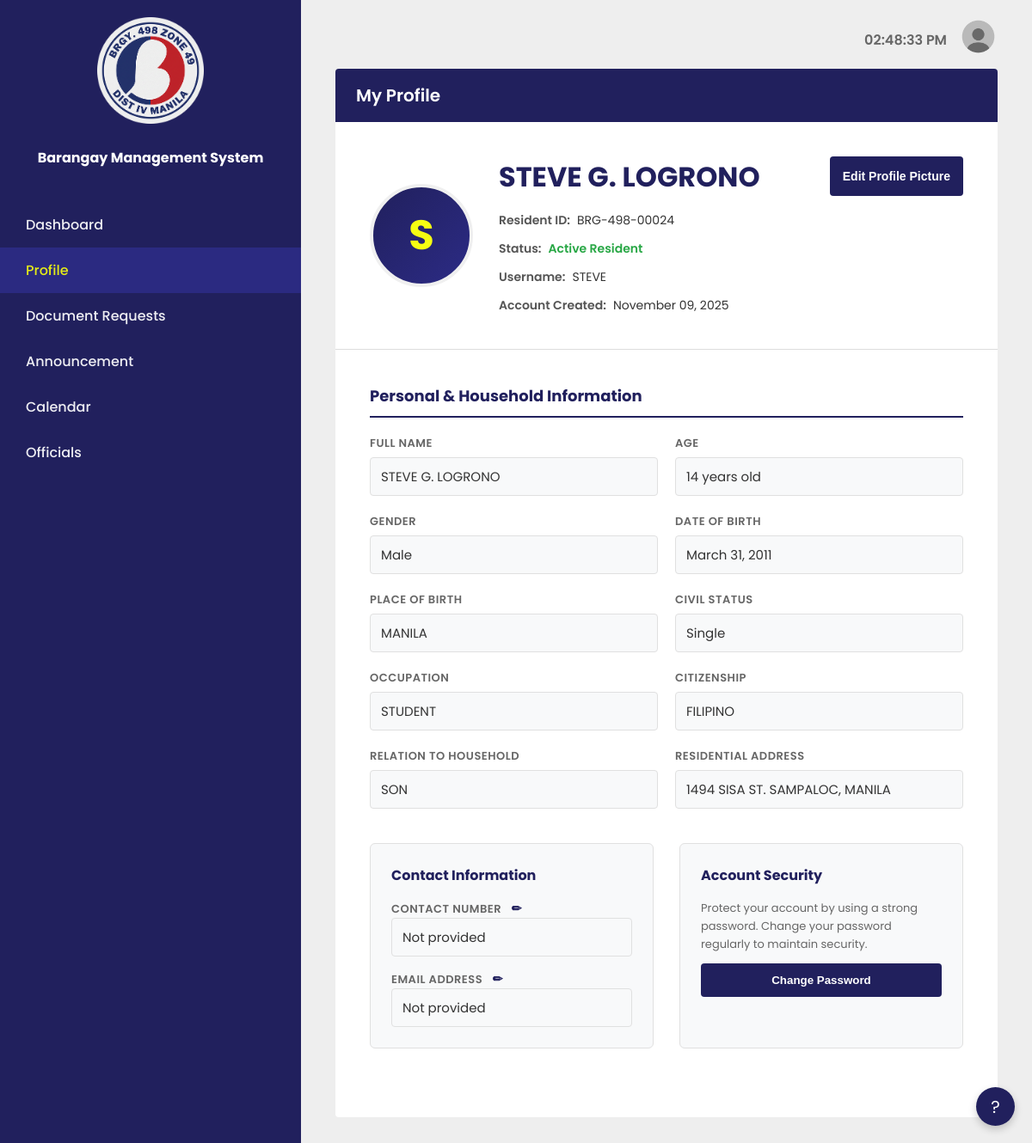
Page /user-profile/user-profile.php (signed in) on the committed database.
### tables this page shows
CREATE TABLE `userprofile498` (
  `profile_id` int(11) NOT NULL,
  `user_id` int(11) NOT NULL,
  `first_name` varchar(100) NOT NULL,
  `profile_photo` varchar(255) DEFAULT NULL,
  `full_name` varchar(255) NOT NULL,
  `address` varchar(255) NOT NULL,
  `date_of_birth` date NOT NULL,
  `place_of_birth` varchar(255) NOT NULL,
  `sex` enum('M','F') NOT NULL,
  `civil_status` varchar(50) NOT NULL,
  `occupation` varchar(100) NOT NULL,
  `citizenship` varchar(50) NOT NULL,
  `relation_to_household` varchar(100) NOT NULL,
  `contact_number` varchar(20) DEFAULT NULL,
  `email` varchar(100) DEFAULT NULL,
  `created_at` timestamp NOT NULL DEFAULT current_timestamp(),
  `updated_at` timestamp NOT NULL DEFAULT current_timestamp() ON UPDATE current_timestamp()
);

CREATE TABLE `usercreds` (
  `user_id` int(11) NOT NULL,
  `username` varchar(100) NOT NULL,
  `password` varchar(255) NOT NULL,
  `full_name` varchar(255) NOT NULL,
  `address` varchar(255) NOT NULL,
  `date_of_birth` date NOT NULL,
  `place_of_birth` varchar(255) NOT NULL,
  `sex` enum('M','F') NOT NULL,
  `civil_status` varchar(50) NOT NULL,
  `occupation` varchar(100) NOT NULL,
  `citizenship` varchar(50) NOT NULL,
  `relation_to_household` varchar(100) NOT NULL,
  `contact_number` varchar(20) DEFAULT NULL,
  `email` varchar(100) DEFAULT NULL,
  `account_type` enum('admin','resident') DEFAULT 'resident',
  `status` enum('active','inactive') DEFAULT 'active',
  `last_login` timestamp NULL DEFAULT NULL,
  `created_at` timestamp NOT NULL DEFAULT current_timestamp(),
  `updated_at` timestamp NOT NULL DEFAULT current_timestamp() ON UPDATE current_timestamp(),
  `password_changed_at` timestamp NULL DEFAULT NULL,
  `is_default_password` tinyint(1) DEFAULT 1,
  `password_change_required` tinyint(1) DEFAULT 0,
  `last_password_change` timestamp NULL DEFAULT NULL
);

### user-profile/user-profile.php (the view, shortened to what this page needs)
<?php
$servername = "localhost";
$username = "root";
$password = "";
$dbname = "498portal";
$conn = new mysqli($servername, $username, $password, $dbname);
$conn->set_charset("utf8mb4");
$user_id = $_SESSION['user_id'] ?? 0;
$stmt = $conn->prepare("
    SELECT
        uc.user_id, uc.username, uc.full_name, uc.address,
        uc.date_of_birth, uc.place_of_birth, uc.sex, uc.civil_status,
        uc.occupation, uc.citizenship, uc.relation_to_household,
        uc.contact_number as creds_contact,
        uc.email as creds_email,
        uc.status, uc.created_at,
        up.first_name, up.profile_id, up.profile_photo,
        up.contact_number as profile_contact,
        up.email as profile_email
    FROM usercreds uc
    LEFT JOIN userprofile498 up ON uc.user_id = up.user_id
    WHERE uc.user_id = ? AND uc.status = 'active'
    LIMIT 1
");
$stmt->bind_param("i", $user_id);
$stmt->execute();
$result = $stmt->get_result();
$user = $result->fetch_assoc();
$username = $user['username'];
$full_name = $user['full_name'];
$address = $user['address'] ?? 'Not provided';
$date_of_birth = $user['date_of_birth'] ?? 'N/A';
$place_of_birth = $user['place_of_birth'] ?? 'N/A';
$sex = $user['sex'] ?? 'N/A';
$civil_status = $user['civil_status'] ?? 'N/A';
$occupation = $user['occupation'] ?? 'N/A';
$citizenship = $user['citizenship'] ?? 'N/A';
$relation = $user['relation_to_household'] ?? 'N/A';
$email = !empty($user['profile_email']) ? $user['profile_email'] : (!empty($user['creds_email']) ? $user['creds_email'] : 'Not provided');
$created_at = $user['created_at'] ?? date('Y-m-d');
$profile_photo = $user['profile_photo'] ?? '';
$age = 'N/A';
if ($date_of_birth !== 'N/A' && $date_of_birth) {
    try {
        $dob = new DateTime($date_of_birth);
        $now = new DateTime();
        $age = $now->diff($dob)->y;
    } catch (Exception $e) {
        $age = 'N/A';
    }
}
$formatted_dob = 'N/A';
if ($date_of_birth !== 'N/A' && $date_of_birth) {
    $formatted_dob = date('F d, Y', strtotime($date_of_birth));
}
$formatted_created = date('F d, Y', strtotime($created_at));
$contact = 'Not provided';
$resident_id = 'BRG-498-' . str_pad($user_id, 5, '0', STR_PAD_LEFT);
?>
<!DOCTYPE html>
<html lang="en">
<head>
    <link rel="stylesheet" href="../user-profile/user-profile.css" />
    <link rel="stylesheet" href="../user-chatbot/chatbot.css" />
    <link rel="stylesheet" href="../logout-modal.css" />
</head>
<body>
    <div class="app">
        <aside class="sidebar">
            <div class="sidebar-top">
                <div class="brand">
                    <div class="logo-container">
                        <img src="../images/barangay-logo.png" alt="Barangay Logo" class="barangay-logo" />
                    </div>
                    <h2>Barangay Management System</h2>
                </div>
            </div>
            <nav class="nav">
                <ul>
                    <li><a href="../user-dashboard/user-dashboard.php">Dashboard</a></li>
                    <li class="active"><a href="../user-profile/user-profile.php">Profile</a></li>
                    <li><a href="../user-request/user_request.php">Document Requests</a></li>
                    <li><a href="../user-announcement/user-announcement.php">Announcement</a></li>
                    <li><a href="../user-calendar/user-calendar.php">Calendar</a></li>
                    <li><a href="../user-officials/user-officials.php">Officials</a></li>
                </ul>
            </nav>
        </aside>
        <div class="main">
            <header class="topbar">
                <div class="topbar-right">
                    <div id="clock" class="clock">00:00:00 AM</div>
                    <a href="#" id="logoutBtn">
                        <img src="../images/logout.png" alt="logout" class="logout-logo" id="logoutBtn"/>
                    </a>
                </div>
            </header>
            <section class="content">
                <div class="page-title">My Profile</div>
                <div class="profile-header">
                    <div class="profile-avatar">
                        <?php if (!empty($profile_photo) && file_exists("../uploads/profiles/" . $profile_photo)): ?>
                            <img src="../uploads/profiles/<?php echo htmlspecialchars($profile_photo); ?>" alt="Profile Photo" style="width: 100%; height: 100%; object-fit: cover; border-radius: 50%;">
                        <?php else: ?>
                            <?php echo strtoupper(substr($full_name, 0, 1)); ?>
                        <?php endif; ?>
                    </div>
                    <div class="profile-info">
                        <h1 class="profile-name"><?php echo htmlspecialchars($full_name); ?></h1>
                        <div class="profile-meta">
                            <div class="meta-item">
                                <span class="meta-label">Resident ID:</span>
                                <span class="meta-value"><?php echo htmlspecialchars($resident_id); ?></span>
                            </div>
                            <div class="meta-item">
                                <span class="meta-label">Status:</span>
                                <span class="meta-value status-active">Active Resident</span>
                            </div>
                            <div class="meta-item">
                                <span class="meta-label">Username:</span>
                                <span class="meta-value"><?php echo htmlspecialchars($username); ?></span>
                            </div>
                            <div class="meta-item">
                                <span class="meta-label">Account Created:</span>
                                <span class="meta-value"><?php echo htmlspecialchars($formatted_created); ?></span>
                            </div>
                        </div>
                    </div>
                    <button class="edit-profile-btn" id="editProfilePicture">Edit Profile Picture</button>
                </div>
                <div class="content-wrapper">
                    <h2 class="section-title">Personal & Household Information</h2>
                    <div class="info-grid">
                        <div class="info-item">
                            <div class="info-label">Full Name</div>
                            <div class="info-value"><?php echo htmlspecialchars($full_name); ?></div>
                        </div>
                        <div class="info-item">
                            <div class="info-label">Age</div>
                            <div class="info-value"><?php echo htmlspecialchars($age); ?> years old</div>
                        </div>
                        <div class="info-item">
                            <div class="info-label">Gender</div>
                            <div class="info-value"><?php echo $sex === 'M' ? 'Male' : ($sex === 'F' ? 'Female' : 'N/A'); ?></div>
                        </div>
                        <div class="info-item">
                            <div class="info-label">Date of Birth</div>
                            <div class="info-value"><?php echo htmlspecialchars($formatted_dob); ?></div>
                        </div>
                        <div class="info-item">
                            <div class="info-label">Place of Birth</div>
                            <div class="info-value"><?php echo htmlspecialchars($place_of_birth); ?></div>
                        </div>
                        <div class="info-item">
                            <div class="info-label">Civil Status</div>
                            <div class="info-value"><?php echo htmlspecialchars(ucfirst(strtolower($civil_status))); ?></div>
                        </div>
                        <div class="info-item">
                            <div class="info-label">Occupation</div>
                            <div class="info-value"><?php echo htmlspecialchars($occupation); ?></div>
                        </div>
                        <div class="info-item">
                            <div class="info-label">Citizenship</div>
                            <div class="info-value"><?php echo htmlspecialchars($citizenship); ?></div>
                        </div>
                        <div class="info-item">
                            <div class="info-label">Relation to Household</div>
                            <div class="info-value"><?php echo htmlspecialchars($relation); ?></div>
                        </div>
                        <div class="info-item">
                            <div class="info-label">Residential Address</div>
                            <div class="info-value"><?php echo htmlspecialchars($address); ?></div>
                        </div>
                    </div>
                    <div class="row-section">
                        <div class="card-section">
                            <h3 class="card-title">Contact Information</h3>
                            <div class="contact-item editable-field">
                                <div class="info-label">Contact Number <span class="edit-icon" onclick="editField('contact')" title="Edit">✏</span></div>
                                <div class="info-value" id="contact-display"><?php echo htmlspecialchars($contact); ?></div>
                            </div>
                            <div class="contact-item editable-field">
                                <div class="info-label">Email Address <span class="edit-icon" onclick="editField('email')" title="Edit">✏</span></div>
                                <div class="info-value" id="email-display"><?php echo htmlspecialchars($email); ?></div>
                            </div>
                        </div>
                        <div class="card-section">
                            <h3 class="card-title">Account Security</h3>
                            <p class="security-note">Protect your account by using a strong password. Change your password regularly to maintain security.</p>
                            <button class="change-password-btn" id="changePasswordBtn">Change Password</button>
                        </div>
                    </div>
                </div>
            </section>
        </div>
    </div>
    <div id="chat-toggle">?</div>
</body>
</html>

### user-profile/user-profile.css (style rules this page uses)
* { box-sizing: border-box; margin: 0; padding: 0; }
html, body { height: 100%; }
body { font-family: "Poppins", sans-serif; background: #e9e9e9; color: #111; -webkit-font-smoothing: antialiased; }
.app { display: flex; min-height: 100vh; }
.sidebar { position: fixed; background-color: #21205d; color: #fff; width: 350px; min-height: 100%; text-align: center; padding: 20px; z-index: 1000; overflow-y: auto; transition: transform 0.3s ease-in-out; }
.barangay-logo { width: 40%; padding-bottom: 20px; }
.sidebar h2 { font-size: 16px; padding-bottom: 15px; }
.nav { margin: 24px -20px 0 -20px; }
.nav ul { list-style: none; }
.nav li a { display: flex; color: #fff; justify-content: start; text-decoration: none; padding: 14px 30px; font-weight: 500; opacity: 0.92; transition: background 0.3s ease; }
.nav li.active a { background-color: #2c2b85; color: #f5fd12; }
.main { flex: 1; display: flex; flex-direction: column; min-width: 0; margin-left: 350px; }
.topbar { display: flex; justify-content: space-between; align-items: center; padding: 20px 100px; width: 100%; background: #eeeeee; position: relative; }
.topbar-right { position: absolute; top: 20px; right: 40px; display: flex; align-items: center; gap: 14px; }
.clock { font-weight: 600; color: #666; }
.logout-logo { width: 45px; height: 45px; border-radius: 50%; transition: 0.3s ease-in-out; cursor: pointer; }
.content { padding: 30px 40px; background: #eeeeee; flex: 1; }
.page-title { background: #21205d; color: #fff; padding: 16px 24px; font-size: 20px; font-weight: 600; border-radius: 4px 4px 0 0; margin-top: 10px; margin-bottom: 0; }
.profile-header { background: #fff; padding: 40px; border-bottom: 1px solid #ddd; display: flex; align-items: center; gap: 30px; }
.profile-avatar { width: 120px; height: 120px; border-radius: 50%; background: linear-gradient(135deg, #21205d 0%, #2c2b85 100%); display: flex; align-items: center; justify-content: center; color: #f5fd12; font-size: 48px; font-weight: bold; flex-shrink: 0; border: 4px solid #f0f0f0; }
.profile-info { flex: 1; }
.profile-name { font-size: 32px; font-weight: 700; color: #21205d; margin-bottom: 8px; }
.profile-meta { display: grid; grid-template-columns: repeat(auto-fit, minmax(200px, 1fr)); row-gap: 12px; column-gap: 50px; margin-top: 16px; }
.meta-item { display: flex; gap: 8px; width: 300px; font-size: 14px; }
.meta-label { font-weight: 600; color: #555; }
.meta-value { color: #333; }
.status-active { color: #28a745; font-weight: 600; }
.edit-profile-btn { background: #21205d; color: white; border: none; padding: 15px; border-radius: 4px; cursor: pointer; font-weight: 600; font-size: 14px; transition: all 0.3s; align-self: flex-start; }
.content-wrapper { background: #fff; border-radius: 0 0 4px 4px; padding: 40px; }
.section-title { font-size: 18px; font-weight: 700; color: #21205d; margin-bottom: 20px; padding-bottom: 10px; border-bottom: 2px solid #21205d; }
.info-grid { display: grid; grid-template-columns: repeat(auto-fill, minmax(250px, 1fr)); gap: 20px; margin-bottom: 40px; }
.info-item { display: flex; flex-direction: column; gap: 6px; }
.info-label { font-size: 13px; font-weight: 600; color: #666; text-transform: uppercase; letter-spacing: 0.5px; }
.info-value { font-size: 15px; color: #333; padding: 10px 12px; background: #f8f9fa; border-radius: 4px; border: 1px solid #e0e0e0; }
.row-section { display: grid; grid-template-columns: 1fr 1fr; gap: 30px; margin-bottom: 40px; }
.card-section { background: #f8f9fa; padding: 24px; border-radius: 6px; border: 1px solid #e0e0e0; }
.card-title { font-size: 16px; font-weight: 700; color: #21205d; margin-bottom: 16px; }
.contact-item { margin-bottom: 16px; }
.contact-item:last-child { margin-bottom: 0; }
.editable-field { position: relative; }
.edit-icon { cursor: pointer; color: #21205d; margin-left: 8px; font-size: 14px; transform: rotate(333deg); transition: transform 0.2s ease-in-out; }
.change-password-btn { background-color: #21205d; color: white; border: none; padding: 12px 24px; border-radius: 4px; cursor: pointer; font-weight: 600; transition: all 0.3s; width: 100%; margin-top: 12px; }
.security-note { font-size: 13px; color: #666; line-height: 1.6; }
@media (max-width: 1440px) { .edit-profile-btn { padding: 15px; } }
@media (max-width: 1440px) { .topbar-right { position: absolute; top: 20px; right: 40px; } }

### rows in the picture
userprofile498: user.full_name "S", user.full_name "STEVE G. LOGRONO", user.username "STEVE", user.date_of_birth "14", user.date_of_birth "March 31, 2011", user.place_of_birth "MANILA", user.civil_status "Single", user.occupation "STUDENT", user.citizenship "FILIPINO", user.relation_to_household "SON", user.address "1494 SISA ST. SAMPALOC, MANILA", email.email "Not provided"

### other values in the picture
$resident_id "BRG-498-00024"
$contact "Not provided"
